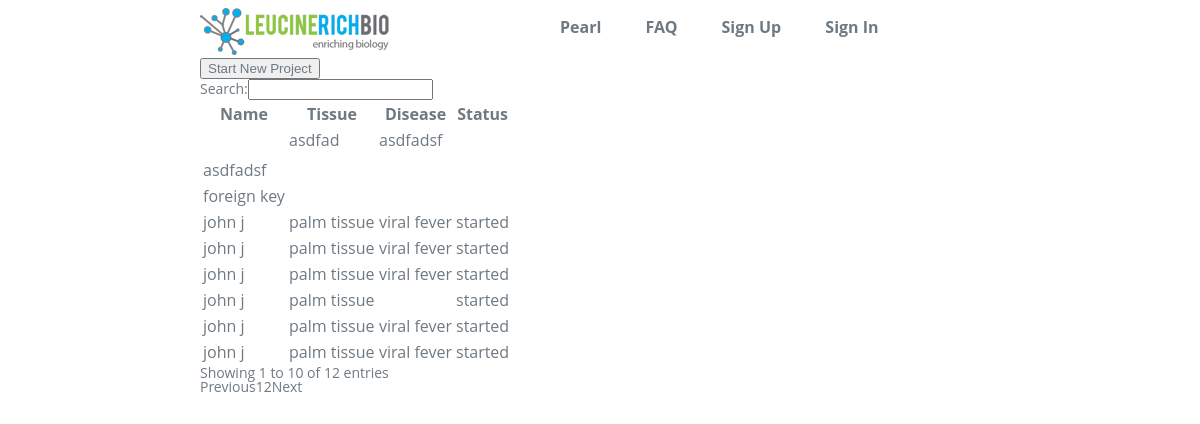
Page /projects/dashboard/ on the committed database.
### projects/models.py (models this page shows)
class NewProject(models.Model):
    name = models.CharField(max_length = 100, default='')
    customer_id = models.OneToOneField(Customers, null=True)
    description = models.CharField(max_length = 100, default = '')
    upload_file = models.FileField(upload_to = 'files/%Y/%m/%d', default = '')
    ftp_file = models.URLField(max_length = 50, default = '')
    tissue = models.CharField(max_length = 30, default='')
    disease = models.CharField(max_length = 30, default='')
    optional = models.CharField(max_length = 30, default='')
    status = models.CharField(max_length = 30, default='')

### projects/views.py (the view)
# urls.py: url(r'^projects/dashboard/$', 'projects.views.dashboard', name = 'dashboard'),
def dashboard(request):
    projects = NewProject.objects.all()
    return render(request,
                 'projects/dashboard.html',
                 { 'projects' : projects }, )

### templates/projects/dashboard.html (shortened to what this page needs)
{% extends 'base.html' %}
{% block content %}
<button type="submit"><a href="{% url 'projects.views.new' %}">Start New Project</a></button>
<div>
    <table id="projects">
        <thead>
            <th> Name </th>
            <th> Tissue </th>
            <th> Disease </th>
            <th> Status </th>
        </thead>
        <tbody>
            {% for project in projects %}
            <tr>
                <td> {{ project.name }} </td>
                <td> {{ project.tissue }} </td>
                <td> {{ project.disease }} </td>
                <td> {{ project.status }} </td>
            </tr>
            {% endfor %}
        </tbody>
    </table>
</div>
{% endblock content %}

### templates/base.html (shortened to what this page needs)
{% load staticfiles %}
<html>
    <head>
        <link rel="stylesheet" type="text/css" href="{% static 'pearl/css/style.css' %}" />
    </head>
    <body>
        <div class="container">
            <div id="nav-bar">
                <div id="logo" class="horizontal-bar">
                    <a href="http://www.leucinerichbio.com"><img src="{% static 'pearl/images/logo.png' %}" alt="logo"/></a>
                </div>
                <div id="links" class="horizontal-bar">
                    <ul id="menu">
                        <li><a href="/">Pearl</a></li>
                        {% if user.is_authenticated %}
                        <li><a href="/accounts/profile/">My Profile</a></li>
                        <li><a href="/projects/dashboard">My Projects</a></li>
                        <li><a href="/accounts/logout/">Sign Out</a></li>
                        {% else %}
                        <li><a href="/faq/">FAQ</a></li>
                        <li><a href="/accounts/signup/">Sign Up</a></li>
                        <li><a href="/accounts/login/">Sign In</a></li>
                        {% endif %}
                    </ul>
                </div>
            </div>
            <div id="content">
            {% block content %}
            {% endblock %}
            </div>
        </div>
    </body>
</html>

### static/pearl/css/style.css (style rules this page uses)
body { font-size: 14px; line-height:14px; background-color: #fff; color: #6e7982; font-family: 'Open Sans', sans-serif; }
a { color: #6e7982; text-decoration: none; }
.container { width: 800px; margin: auto; }
.horizontal-bar { float: left; width: 33% }
div#links { float: right; margin: 12px 0 12px 0; width: 60% }
ul#menu { list-style-type: none; margin: 0; padding: 0; display: inline; font-weight: bold; font-size: 16px; margin-right: 8%; display: inline-block; }
ul#menu li { display: inline; margin-left: 40px; }
div#nav-bar { height: 50px; box-shadow: 10 10 5 #cccccc; }

### rows in the picture
NewProject: name "asdfadsf"
NewProject: tissue "asdfad", disease "asdfadsf"
NewProject: name "john j", tissue "palm tissue", disease "viral fever", status "started"
NewProject: name "john j", tissue "palm tissue", disease "viral fever", status "started"
NewProject: name "john j", tissue "palm tissue", disease "viral fever", status "started"
NewProject: name "john j", tissue "palm tissue", status "started"
NewProject: name "john j", tissue "palm tissue", disease "viral fever", status "started"
NewProject: name "john j", tissue "palm tissue", disease "viral fever", status "started"
NewProject: name "foreign key"
